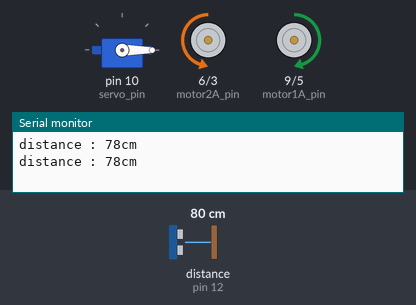
The sketch below on a simulated Arduino Uno, built with avr-gcc and run on an emulated ATmega328P. Parts: servo, motor-driver pin pairs drawn as motors (green arrow = first pin HIGH = forward, orange = second pin HIGH = backward, longer = more drive), the last lines printed to the serial monitor. Wiring (inferred from the names in the program): ultrasonic range finder: trigger pin 13; echo pin 12. The test bench sets the inputs (shaded band); at power-on: distance to the obstacle (sensor on pin 12) 80 cm. The echo pulse lasts 58.3 µs per cm.

Above: at 4.8 s.
4.9 s: distance to the obstacle (sensor on pin 12) set to 40 cm
8.4 s: distance to the obstacle (sensor on pin 12) set to 32 cm
At 10.8 s:
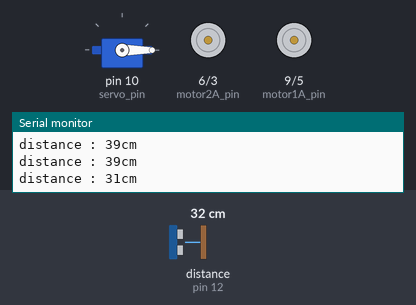
14.8 s: distance to the obstacle (sensor on pin 12) set to 27 cm
18.3 s: distance to the obstacle (sensor on pin 12) set to 22 cm
At 20.6 s:
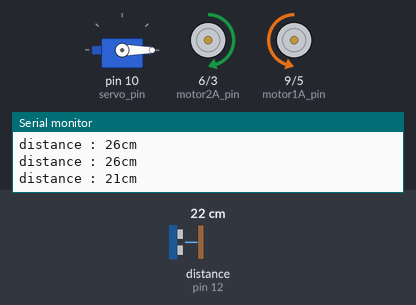
Timing chart, 0 to 25.5 s (numbered marks = the images above; inputs shaded):
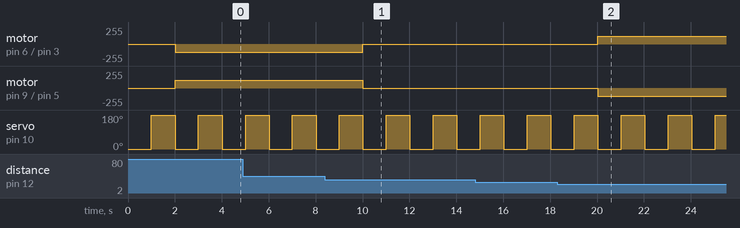

Measured:
- the behaviour switches between 37 and 36 cm on distance to the obstacle (sensor on pin 12) (found by bisection; images 0 and 1)
- the behaviour switches between 26 and 25 cm on distance to the obstacle (sensor on pin 12) (found by bisection; images 1 and 2)
- after the input at 8.4 s, motor on pin 6 (motor2A_pin) / pin 3 (motor2B_pin): backward 120/255 → stopped after 1.6 s; motor on pin 9 (motor1A_pin) / pin 5 (motor1B_pin): forward 120/255 → stopped after 1.6 s
- after the input at 18.3 s, motor on pin 6 (motor2A_pin) / pin 3 (motor2B_pin): stopped → forward 120/255 after 1.7 s; motor on pin 9 (motor1A_pin) / pin 5 (motor1B_pin): stopped → backward 120/255 after 1.7 s
- by itself, servo on pin 10 (servo_pin): alternates 180° for 1.0 s and 0° for 1.0 s

The sketch:

201223_rccar_sonar_servomotor.ino
```cpp
#include <Servo.h>

// ROS책을 가지고 일정거리 30cm(오차±5cm)를 유지하게 하는 코드
// 책이 멀어지면 전진, 책이 가까워지면 후진

// 왼쪽 motor
int motor1A_pin = 9;
int motor2A_pin = 6;
// 오른쪽 motor
int motor1B_pin = 5;
int motor2B_pin = 3;

// 초음파센서
int echo_pin = 12;
int trig_pin = 13;

// 서브모터
Servo SB1;
int servo_pin = 10;

void setup() {
  // put your setup code here, to run once:
  // 모터 핀 설정
  pinMode(motor1A_pin,OUTPUT);
  pinMode(motor2A_pin,OUTPUT);
  pinMode(motor1B_pin,OUTPUT);
  pinMode(motor2B_pin,OUTPUT);
  // 시리얼 통신 설정
  Serial.begin(9600);
  // 초음파 센서 핀 설정
  pinMode(echo_pin, INPUT);   // 초음파를 받아들이기 때문에 INPUT
  pinMode(trig_pin, OUTPUT);  // 초음파를 쏘기 때문에 OUTPUT
  // 서브모터 설정
  SB1.attach(servo_pin);
}

void loop() {
  // put your main code here, to run repeatedly:

  SB1.write(0);
  delay(1000);
  SB1.write(180);
  delay(1000);
//  SB1.write(90);


  long duration, distance;

  digitalWrite(trig_pin, LOW);
  delayMicroseconds(2);
  digitalWrite(trig_pin, HIGH);
  delayMicroseconds(10);
  digitalWrite(trig_pin, LOW);
  delayMicroseconds(2);

  // pulseIn() :  초음파가 장애물에 부딪혀서 돌아온 왕복 시간
  //              LOW->HIGH로 바뀔 때 시간 측정 시작
  duration = pulseIn(echo_pin, HIGH);

  distance = duration * 17 / 1000; // cm

  Serial.print("distance : ");
  Serial.print(distance);
  Serial.println("cm");

  compDist(distance);

}
void compDist(int distance) {
  if(distance > 35) {
    motorFront();
  } else if(distance < 25) {
    motorBack();
  } else if(distance >= 25 && distance <= 35) {
    motorStop();
  }else if(distance > 50) {
    motorStop();
  }
}
void motorFront() {
  // 전진
  analogWrite(motor1A_pin, 120);
  analogWrite(motor2A_pin, 0);
  analogWrite(motor1B_pin, 0);
  analogWrite(motor2B_pin, 120);
}
void motorBack() {
  // 후진
  analogWrite(motor1A_pin, 0);
  analogWrite(motor2A_pin, 120);
  analogWrite(motor1B_pin, 120);
  analogWrite(motor2B_pin, 0);
}
void motorStop() {
  // 정지
  analogWrite(motor1A_pin, 0);
  analogWrite(motor2A_pin, 0);
  analogWrite(motor1B_pin, 0);
  analogWrite(motor2B_pin, 0);

}
```
